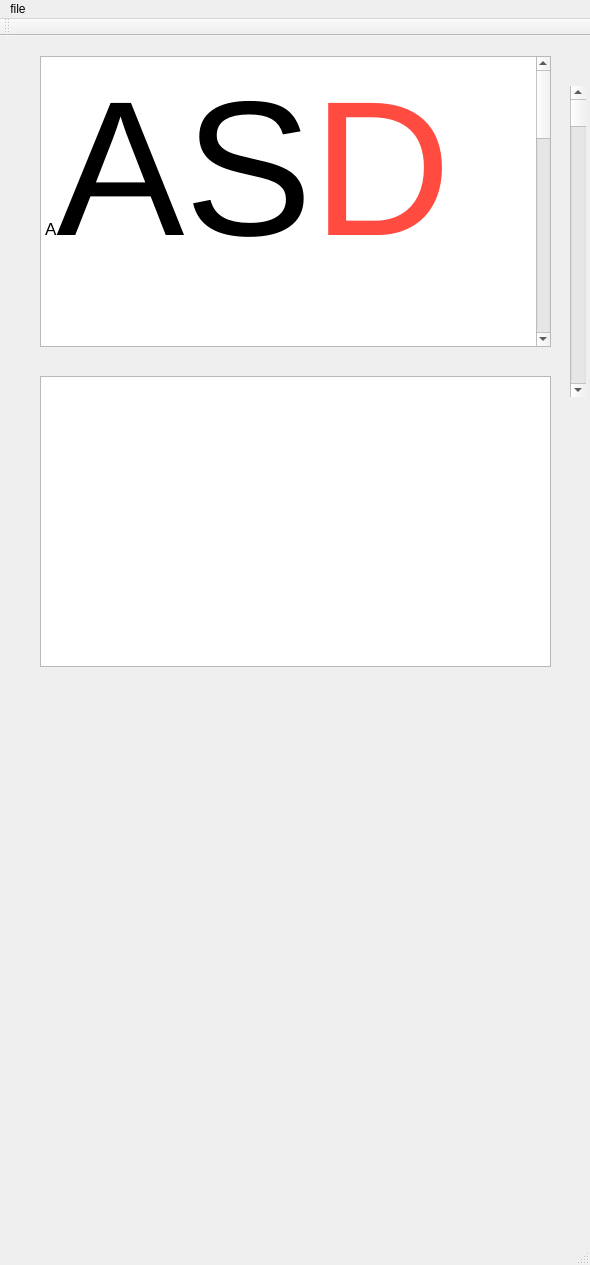
<?xml version="1.0" encoding="UTF-8"?>
<ui version="4.0">
 <class>MainWindow</class>
 <widget class="QMainWindow" name="MainWindow">
  <property name="geometry">
   <rect>
    <x>0</x>
    <y>0</y>
    <width>590</width>
    <height>1265</height>
   </rect>
  </property>
  <property name="windowTitle">
   <string>MainWindow</string>
  </property>
  <widget class="QWidget" name="centralWidget">
   <widget class="QFrame" name="frame_1">
    <property name="geometry">
     <rect>
      <x>40</x>
      <y>20</y>
      <width>511</width>
      <height>291</height>
     </rect>
    </property>
    <property name="frameShape">
     <enum>QFrame::StyledPanel</enum>
    </property>
    <property name="frameShadow">
     <enum>QFrame::Raised</enum>
    </property>
    <widget class="QTextBrowser" name="textBrowser">
     <property name="geometry">
      <rect>
       <x>0</x>
       <y>0</y>
       <width>511</width>
       <height>291</height>
      </rect>
     </property>
     <property name="html">
      <string>&lt;!DOCTYPE HTML PUBLIC &quot;-//W3C//DTD HTML 4.0//EN&quot; &quot;http://www.w3.org/TR/REC-html40/strict.dtd&quot;&gt;
&lt;html&gt;&lt;head&gt;&lt;meta name=&quot;qrichtext&quot; content=&quot;1&quot; /&gt;&lt;style type=&quot;text/css&quot;&gt;
p, li { white-space: pre-wrap; }
&lt;/style&gt;&lt;/head&gt;&lt;body style=&quot; font-family:'MS Shell Dlg 2'; font-size:8.25pt; font-weight:400; font-style:normal;&quot;&gt;
&lt;p style=&quot; margin-top:0px; margin-bottom:0px; margin-left:0px; margin-right:0px; -qt-block-indent:0; text-indent:0px;&quot;&gt;&lt;span style=&quot; font-family:'.Helvetica Neue DeskInterface'; font-size:13pt;&quot;&gt;A&lt;/span&gt;&lt;span style=&quot; font-family:'.Helvetica Neue DeskInterface'; font-size:144pt;&quot;&gt;AS&lt;/span&gt;&lt;span style=&quot; font-family:'.Helvetica Neue DeskInterface'; font-size:144pt; color:#ff4b40;&quot;&gt;Daaaaaaaaaaaaaa&lt;/span&gt;&lt;span style=&quot; font-family:'.Helvetica Neue DeskInterface'; font-size:11pt; color:#ff4b40;&quot;&gt;a&lt;/span&gt;&lt;/p&gt;&lt;/body&gt;&lt;/html&gt;</string>
     </property>
    </widget>
   </widget>
   <widget class="QFrame" name="frame_2">
    <property name="geometry">
     <rect>
      <x>40</x>
      <y>340</y>
      <width>511</width>
      <height>291</height>
     </rect>
    </property>
    <property name="frameShape">
     <enum>QFrame::StyledPanel</enum>
    </property>
    <property name="frameShadow">
     <enum>QFrame::Raised</enum>
    </property>
    <widget class="QTextBrowser" name="textBrowser_2">
     <property name="geometry">
      <rect>
       <x>0</x>
       <y>0</y>
       <width>511</width>
       <height>291</height>
      </rect>
     </property>
    </widget>
   </widget>
   <widget class="QScrollBar" name="verticalScrollBar">
    <property name="geometry">
     <rect>
      <x>570</x>
      <y>50</y>
      <width>16</width>
      <height>311</height>
     </rect>
    </property>
    <property name="orientation">
     <enum>Qt::Vertical</enum>
    </property>
   </widget>
  </widget>
  <widget class="QMenuBar" name="menuBar">
   <property name="geometry">
    <rect>
     <x>0</x>
     <y>0</y>
     <width>590</width>
     <height>21</height>
    </rect>
   </property>
   <widget class="QMenu" name="menuFile">
    <property name="title">
     <string>file</string>
    </property>
    <addaction name="actionFont"/>
    <addaction name="actionColor"/>
   </widget>
   <addaction name="menuFile"/>
  </widget>
  <widget class="QToolBar" name="mainToolBar">
   <attribute name="toolBarArea">
    <enum>TopToolBarArea</enum>
   </attribute>
   <attribute name="toolBarBreak">
    <bool>false</bool>
   </attribute>
  </widget>
  <widget class="QStatusBar" name="statusBar"/>
  <action name="actionFont">
   <property name="text">
    <string>font</string>
   </property>
  </action>
  <action name="actionColor">
   <property name="text">
    <string>color</string>
   </property>
   <property name="visible">
    <bool>true</bool>
   </property>
  </action>
 </widget>
 <layoutdefault spacing="6" margin="11"/>
 <resources/>
 <connections/>
</ui>
